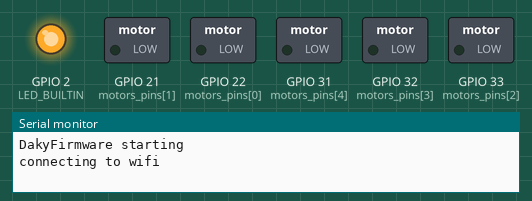
Bench run of a sketch on a simulated ESP32. Shown: switched loads named in the sketch (green lamp = pin HIGH), output pins drawn as LEDs (lit = HIGH), the last lines printed to the serial monitor. WiFi joins after 1.5 s; servers stay silent unless stated.

Above: at 0.1 s.
At 2.1 s:
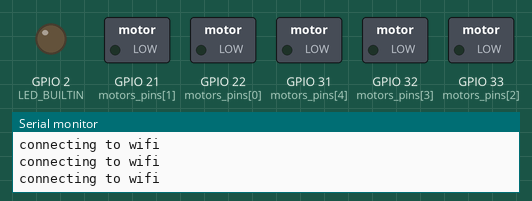
Timing chart, 0 to 3.6 s (numbered marks = the images above):
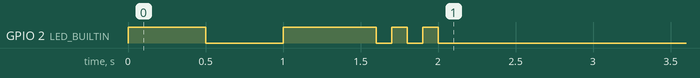

The sketch:

main.ino
```cpp
#include <Arduino.h>
#include <WiFi.h>
#include <WiFiUdp.h>


// TODO: configure those for your setup
const char* ssid = "SSID"; // Wifi name
const char* password = "PASSWORD"; // Wifi password
const uint8_t motors_pins[] = { 22, 21, 33, 32, 31 }; // Pins numbers for each motors or use GPIOXX
//#define LED_BUILTIN 24 // should be defined already, depends on your board pin number


#define MOTORS_COUNT (sizeof(motors_pins)/sizeof(motors_pins[0]))
WiFiUDP udp;
bool blink = false;

void setup() {
    Serial.begin(115200);
    Serial.println("DakyFirmware starting");

    // setup pins
    pinMode(LED_BUILTIN, OUTPUT);
    for (int i = 0; i < MOTORS_COUNT; ++i) {
        pinMode(motors_pins[i], OUTPUT);
        ledcChangeFrequency(motors_pins[i], 8000, 8); // 8Khz, counter 8 bits (256)
    }

    WiFi.mode(WIFI_STA);
    WiFi.setSleep(false); // should fix high latency
    WiFi.begin(ssid, password);
    while (WiFi.status() != WL_CONNECTED) {
        Serial.println("connecting to wifi");
        digitalWrite(LED_BUILTIN, (blink = !blink));
        delay(500);
    }
    digitalWrite(LED_BUILTIN, (blink = 0));

    // 3 quick blinks = success
    digitalWrite(LED_BUILTIN, 1); delay(100);
    digitalWrite(LED_BUILTIN, 0); delay(100);
    digitalWrite(LED_BUILTIN, 1); delay(100);
    digitalWrite(LED_BUILTIN, 0); delay(100);
    digitalWrite(LED_BUILTIN, 1); delay(100);
    digitalWrite(LED_BUILTIN, 0); delay(100);

    // server
    udp.begin(1234);

    Serial.println("started and ready");
}

void loop() {
    int size = udp.parsePacket();
    if (size == 0) return;

    byte raw_[size];
    byte *raw = raw_;
    size = udp.read(raw, size);
    size -= 1;
    char command = raw[0];
    raw++; // skip size byte

    switch (command) {

    case '/': { // blink test
        digitalWrite(LED_BUILTIN, (blink = !blink));
        Serial.println("blink");
        break;
    }

    case 'B': { // send motor value
        struct __attribute__((packed)) { uint8_t motor_id; uint8_t strength; }* data;
        if (size != sizeof(*data)) goto signal_error;
        data = (typeof(data))raw;
        if (data->motor_id >= MOTORS_COUNT) goto signal_error;
        analogWrite(motors_pins[data->motor_id], data->strength);
        break;
    }


    default: {
        goto signal_error;
    }
    }

    return;

signal_error:
    printf("error command: %c\n", raw[0]);
}
```
